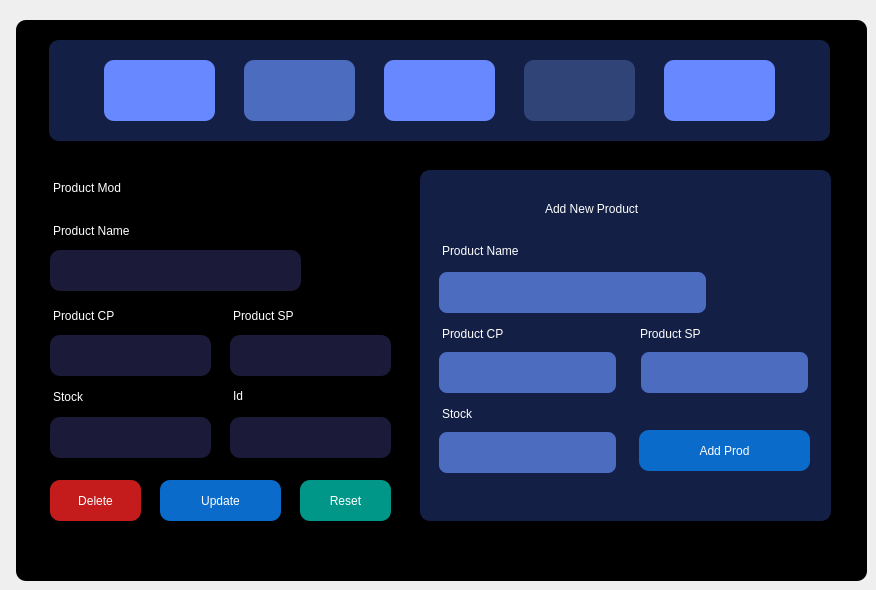
    <widget class="QWidget" name="tab_5">
     <attribute name="title">
      <string>Product Mod</string>
     </attribute>
     <widget class="QColumnView" name="columnView_10">
      <property name="geometry">
       <rect>
        <x>16</x>
        <y>20</y>
        <width>851</width>
        <height>561</height>
       </rect>
      </property>
      <property name="styleSheet">
       <string notr="true">background-color:rgb(0, 0, 0);
border-radius: 10px;</string>
      </property>
     </widget>
     <widget class="QColumnView" name="columnView_9">
      <property name="geometry">
       <rect>
        <x>49</x>
        <y>40</y>
        <width>781</width>
        <height>101</height>
       </rect>
      </property>
      <property name="styleSheet">
       <string notr="true">background-color: rgb(20, 31, 69);
border-radius: 10px;</string>
      </property>
     </widget>
     <widget class="QPushButton" name="navLogout3">
      <property name="geometry">
       <rect>
        <x>664</x>
        <y>60</y>
        <width>111</width>
        <height>61</height>
       </rect>
      </property>
      <property name="cursor">
       <cursorShape>PointingHandCursor</cursorShape>
      </property>
      <property name="toolTip">
       <string>Logout</string>
      </property>
      <property name="styleSheet">
       <string notr="true">QPushButton {
background-color: #6788FF; /* Background color */
font: 63 11pt &quot;Poppins SemiBold&quot;;
color: white; /* Text color */
outline: 0;
padding: 10px 20px; /* Padding for the button */
border: none; /* Remove default button border */
border-radius: 10px; /* Add some border-radius for a rounded appearance */
}
QPushButton:hover {
cursor: pointer; /* Change cursor to pointer on hover */
background-color: #4c6cbf;
}</string>
      </property>
      <property name="text">
       <string/>
      </property>
      <property name="icon">
       <iconset>
        <normaloff>../images/logout.svg</normaloff>../images/logout.svg</iconset>
      </property>
      <property name="iconSize">
       <size>
        <width>30</width>
        <height>35</height>
       </size>
      </property>
     </widget>
     <widget class="QPushButton" name="navProdMod3">
      <property name="geometry">
       <rect>
        <x>384</x>
        <y>60</y>
        <width>111</width>
        <height>61</height>
       </rect>
      </property>
      <property name="cursor">
       <cursorShape>PointingHandCursor</cursorShape>
      </property>
      <property name="toolTip">
       <string>Manage Orders</string>
      </property>
      <property name="styleSheet">
       <string notr="true">QPushButton {
background-color: #6788FF; /* Background color */
font: 63 11pt &quot;Poppins SemiBold&quot;;
color: white; /* Text color */
outline: 0;
padding: 10px 20px; /* Padding for the button */
border: none; /* Remove default button border */
border-radius: 10px; /* Add some border-radius for a rounded appearance */
}
QPushButton:hover {
cursor: pointer; /* Change cursor to pointer on hover */
background-color: #4c6cbf;
}</string>
      </property>
      <property name="text">
       <string/>
      </property>
      <property name="icon">
       <iconset>
        <normaloff>../images/clipboard-list.svg</normaloff>../images/clipboard-list.svg</iconset>
      </property>
      <property name="iconSize">
       <size>
        <width>35</width>
        <height>35</height>
       </size>
      </property>
     </widget>
     <widget class="QPushButton" name="navOrderEntryTwo">
      <property name="geometry">
       <rect>
        <x>104</x>
        <y>60</y>
        <width>111</width>
        <height>61</height>
       </rect>
      </property>
      <property name="cursor">
       <cursorShape>PointingHandCursor</cursorShape>
      </property>
      <property name="toolTip">
       <string>Order Entry</string>
      </property>
      <property name="styleSheet">
       <string notr="true">QPushButton {
background-color: #6788FF; /* Background color */
font: 63 11pt &quot;Poppins SemiBold&quot;;
color: white; /* Text color */
outline: 0;
padding: 10px 20px; /* Padding for the button */
border: none; /* Remove default button border */
border-radius: 10px; /* Add some border-radius for a rounded appearance */
}
QPushButton:hover {
cursor: pointer; /* Change cursor to pointer on hover */
background-color: #4c6cbf;
}</string>
      </property>
      <property name="text">
       <string/>
      </property>
      <property name="icon">
       <iconset>
        <normaloff>../images/shopping.svg</normaloff>../images/shopping.svg</iconset>
      </property>
      <property name="iconSize">
       <size>
        <width>35</width>
        <height>35</height>
       </size>
      </property>
     </widget>
     <widget class="QPushButton" name="navViewOrders3">
      <property name="enabled">
       <bool>true</bool>
      </property>
      <property name="geometry">
       <rect>
        <x>524</x>
        <y>60</y>
        <width>111</width>
        <height>61</height>
       </rect>
      </property>
      <property name="cursor">
       <cursorShape>ForbiddenCursor</cursorShape>
      </property>
      <property name="toolTip">
       <string>Sales Stats (disabled)</string>
      </property>
      <property name="styleSheet">
       <string notr="true">QPushButton {
background-color: #304478; /* Background color */
font: 63 11pt &quot;Poppins SemiBold&quot;;
color: white; /* Text color */
outline: 0;
padding: 10px 20px; /* Padding for the button */
border: none; /* Remove default button border */
border-radius: 10px; /* Add some border-radius for a rounded appearance */
}
QPushButton:hover {
cursor: pointer; /* Change cursor to pointer on hover */
background-color: #304478;
}</string>
      </property>
      <property name="text">
       <string/>
      </property>
      <property name="icon">
       <iconset>
        <normaloff>../images/receipt.svg</normaloff>../images/receipt.svg</iconset>
      </property>
      <property name="iconSize">
       <size>
        <width>35</width>
        <height>35</height>
       </size>
      </property>
     </widget>
     <widget class="QPushButton" name="navProdModTwo">
      <property name="geometry">
       <rect>
        <x>244</x>
        <y>60</y>
        <width>111</width>
        <height>61</height>
       </rect>
      </property>
      <property name="cursor">
       <cursorShape>ArrowCursor</cursorShape>
      </property>
      <property name="toolTip">
       <string>Product Mod</string>
      </property>
      <property name="styleSheet">
       <string notr="true">QPushButton {
background-color: #4c6cbf;
font: 63 11pt &quot;Poppins SemiBold&quot;;
color: white;
outline: 0;
padding: 10px 20px;
border: none;
border-radius: 10px;
}
QPushButton:hover {
cursor: pointer;
background-color: #4c6cbf;
}</string>
      </property>
      <property name="text">
       <string/>
      </property>
      <property name="icon">
       <iconset>
        <normaloff>../images/shelves.svg</normaloff>../images/shelves.svg</iconset>
      </property>
      <property name="iconSize">
       <size>
        <width>35</width>
        <height>35</height>
       </size>
      </property>
     </widget>
     <widget class="QGroupBox" name="groupBox_2">
      <property name="geometry">
       <rect>
        <x>420</x>
        <y>170</y>
        <width>411</width>
        <height>351</height>
       </rect>
      </property>
      <property name="font">
       <font>
        <family>Poppins</family>
        <pointsize>10</pointsize>
        <weight>50</weight>
        <italic>false</italic>
        <bold>false</bold>
       </font>
      </property>
      <property name="styleSheet">
       <string notr="true">    border-radius: 10px;
    gridline-color: #E0E0E0; /* Light grid lines */
    color: white; /* Dark text color */
    font: 10pt &quot;Poppins&quot;;
    background-color: rgb(20, 31, 69);
    border: 2px solid  rgb(20, 31, 69); </string>
      </property>
      <property name="title">
       <string/>
      </property>
      <widget class="QLabel" name="label_10">
       <property name="geometry">
        <rect>
         <x>120</x>
         <y>18</y>
         <width>201</width>
         <height>41</height>
        </rect>
       </property>
       <property name="styleSheet">
        <string notr="true">background-color:rgba(255, 255, 255, 0);
font: 63 15pt &quot;Poppins SemiBold&quot;;
color: white</string>
       </property>
       <property name="text">
        <string>Add New Product</string>
       </property>
      </widget>
      <widget class="QLabel" name="label_12">
       <property name="geometry">
        <rect>
         <x>17</x>
         <y>60</y>
         <width>161</width>
         <height>41</height>
        </rect>
       </property>
       <property name="styleSheet">
        <string notr="true">background-color:rgba(255, 255, 255, 0);
font: 63 11pt &quot;Poppins SemiBold&quot;;
color: white</string>
       </property>
       <property name="text">
        <string>Product Name</string>
       </property>
      </widget>
      <widget class="QLineEdit" name="prodAddNameInp">
       <property name="geometry">
        <rect>
         <x>17</x>
         <y>100</y>
         <width>271</width>
         <height>45</height>
        </rect>
       </property>
       <property name="font">
        <font>
         <family>Poppins SemiBold</family>
         <pointsize>12</pointsize>
         <weight>50</weight>
         <italic>false</italic>
         <bold>false</bold>
        </font>
       </property>
       <property name="styleSheet">
        <string notr="true">color: white;
font: 12pt &quot;Poppins SemiBold&quot;;
border-radius: 10px;
background-color: #4c6cbf;
padding: 7px 12px;</string>
       </property>
      </widget>
      <widget class="QLineEdit" name="prodAddSellingPriceInp">
       <property name="geometry">
        <rect>
         <x>219</x>
         <y>180</y>
         <width>171</width>
         <height>45</height>
        </rect>
       </property>
       <property name="styleSheet">
        <string notr="true">color: white;
font: 12pt &quot;Poppins SemiBold&quot;;
border-radius: 10px;
background-color: #4c6cbf;
padding: 7px 12px;</string>
       </property>
      </widget>
      <widget class="QLineEdit" name="prodAddCostPriceInp">
       <property name="geometry">
        <rect>
         <x>17</x>
         <y>180</y>
         <width>181</width>
         <height>45</height>
        </rect>
       </property>
       <property name="styleSheet">
        <string notr="true">color: white;
font: 12pt &quot;Poppins SemiBold&quot;;
border-radius: 10px;
background-color: #4c6cbf;
padding: 7px 12px;</string>
       </property>
      </widget>
      <widget class="QLabel" name="label_13">
       <property name="geometry">
        <rect>
         <x>215</x>
         <y>148</y>
         <width>131</width>
         <height>31</height>
        </rect>
       </property>
       <property name="styleSheet">
        <string notr="true">background-color:rgba(255, 255, 255, 0);
font: 63 11pt &quot;Poppins SemiBold&quot;;
color: white</string>
       </property>
       <property name="text">
        <string>Product SP</string>
       </property>
      </widget>
      <widget class="QLabel" name="label_14">
       <property name="geometry">
        <rect>
         <x>17</x>
         <y>148</y>
         <width>131</width>
         <height>31</height>
        </rect>
       </property>
       <property name="styleSheet">
        <string notr="true">background-color:rgba(255, 255, 255, 0);
font: 63 11pt &quot;Poppins SemiBold&quot;;
color: white</string>
       </property>
       <property name="text">
        <string>Product CP</string>
       </property>
      </widget>
      <widget class="QPushButton" name="prodAddBtn">
       <property name="geometry">
        <rect>
         <x>219</x>
         <y>260</y>
         <width>171</width>
         <height>41</height>
        </rect>
       </property>
       <property name="cursor">
        <cursorShape>PointingHandCursor</cursorShape>
       </property>
       <property name="styleSheet">
        <string notr="true">QPushButton#prodAddBtn {
background-color: #0b6bcb; /* Background color */
font: 63 11pt &quot;Poppins SemiBold&quot;;
color: white; /* Text color */
outline: 0;
padding: 10px 20px; /* Padding for the button */
border: none; /* Remove default button border */
border-radius: 10px; /* Add some border-radius for a rounded appearance */
}
QPushButton#prodAddBtn:hover {
cursor: pointer; /* Change cursor to pointer on hover */
background-color: #185ea5;
}
QPushButton#prodAddBtn:pressed,  /* Or QPushButton#prodAddBtn:active */
QPushButton#prodAddBtn:checked { /* If using checkable buttons */
    background-color: #335599; /* Example darker blue active color */
    /* Add other styles as needed, e.g., border, text color */
}</string>
       </property>
       <property name="text">
        <string>Add Prod</string>
       </property>
      </widget>
      <widget class="QLabel" name="label_15">
       <property name="geometry">
        <rect>
         <x>17</x>
         <y>228</y>
         <width>131</width>
         <height>31</height>
        </rect>
       </property>
       <property name="styleSheet">
        <string notr="true">background-color:rgba(255, 255, 255, 0);
font: 63 11pt &quot;Poppins SemiBold&quot;;
color: white</string>
       </property>
       <property name="text">
        <string>Stock</string>
       </property>
      </widget>
      <widget class="QLineEdit" name="prodAddQuantityInp">
       <property name="geometry">
        <rect>
         <x>17</x>
         <y>260</y>
         <width>181</width>
         <height>45</height>
        </rect>
       </property>
       <property name="styleSheet">
        <string notr="true">color: white;
font: 12pt &quot;Poppins SemiBold&quot;;
border-radius: 10px;
background-color: #4c6cbf;
padding: 7px 12px;</string>
       </property>
      </widget>
     </widget>
     <widget class="QLabel" name="label_4">
      <property name="geometry">
       <rect>
        <x>53</x>
        <y>167</y>
        <width>321</width>
        <height>41</height>
       </rect>
      </property>
      <property name="styleSheet">
       <string notr="true">background-color:rgba(255, 255, 255, 0);
font: 63 30pt &quot;Poppins SemiBold&quot;;
color: white;</string>
      </property>
      <property name="text">
       <string>Product Mod</string>
      </property>
     </widget>
     <widget class="QLabel" name="prodNameLabel">
      <property name="geometry">
       <rect>
        <x>53</x>
        <y>210</y>
        <width>111</width>
        <height>41</height>
       </rect>
      </property>
      <property name="styleSheet">
       <string notr="true">background-color:rgba(255, 255, 255, 0);
font: 63 11pt &quot;Poppins SemiBold&quot;;
color: white</string>
      </property>
      <property name="text">
       <string>Product Name</string>
      </property>
     </widget>
     <widget class="QLabel" name="label_7">
      <property name="geometry">
       <rect>
        <x>53</x>
        <y>295</y>
        <width>91</width>
        <height>41</height>
       </rect>
      </property>
      <property name="styleSheet">
       <string notr="true">background-color:rgba(255, 255, 255, 0);
font: 63 11pt &quot;Poppins SemiBold&quot;;
color: white</string>
      </property>
      <property name="text">
       <string>Product CP</string>
      </property>
     </widget>
     <widget class="QLabel" name="label_8">
      <property name="geometry">
       <rect>
        <x>233</x>
        <y>295</y>
        <width>101</width>
        <height>41</height>
       </rect>
      </property>
      <property name="styleSheet">
       <string notr="true">background-color:rgba(255, 255, 255, 0);
font: 63 11pt &quot;Poppins SemiBold&quot;;
color: white</string>
      </property>
      <property name="text">
       <string>Product SP</string>
      </property>
     </widget>
     <widget class="QLineEdit" name="prodModCostPriceInp">
      <property name="geometry">
       <rect>
        <x>50</x>
        <y>335</y>
        <width>161</width>
        <height>41</height>
       </rect>
      </property>
      <property name="styleSheet">
       <string notr="true">color: white;
font: 12pt &quot;Poppins SemiBold&quot;;
border-radius: 10px;
background-color:rgb(27, 26, 56);
padding: 7px 12px;</string>
      </property>
     </widget>
     <widget class="QLineEdit" name="prodModSellingPriceInp">
      <property name="geometry">
       <rect>
        <x>230</x>
        <y>335</y>
        <width>161</width>
        <height>41</height>
       </rect>
      </property>
      <property name="styleSheet">
       <string notr="true">color: white;
font: 12pt &quot;Poppins SemiBold&quot;;
border-radius: 10px;
background-color:rgb(27, 26, 56);
padding: 7px 12px;</string>
      </property>
     </widget>
     <widget class="QPushButton" name="prodModUpdateBtn">
      <property name="geometry">
       <rect>
        <x>160</x>
        <y>480</y>
        <width>121</width>
        <height>41</height>
       </rect>
      </property>
      <property name="cursor">
       <cursorShape>PointingHandCursor</cursorShape>
      </property>
      <property name="styleSheet">
       <string notr="true">QPushButton#prodModUpdateBtn {
background-color: #0b6bcb; /* Background color */
font: 63 11pt &quot;Poppins SemiBold&quot;;
color: white; /* Text color */
outline: 0;
padding: 10px 20px; /* Padding for the button */
border: none; /* Remove default button border */
border-radius: 10px; /* Add some border-radius for a rounded appearance */
}
QPushButton#prodModUpdateBtn:hover {
cursor: pointer; /* Change cursor to pointer on hover */
background-color: #185ea5;
}</string>
      </property>
      <property name="text">
       <string>Update</string>
      </property>
     </widget>
     <widget class="QPushButton" name="prodModDeleteBtn">
      <property name="geometry">
       <rect>
        <x>50</x>
        <y>480</y>
        <width>91</width>
        <height>41</height>
       </rect>
      </property>
      <property name="cursor">
       <cursorShape>PointingHandCursor</cursorShape>
      </property>
      <property name="styleSheet">
       <string notr="true">QPushButton#prodModDeleteBtn {
background-color: #c41c1c; /* Background color */
font: 63 11pt &quot;Poppins SemiBold&quot;;
color: white; /* Text color */
outline: 0;
padding: 10px 20px; /* Padding for the button */
border: none; /* Remove default button border */
border-radius: 10px; /* Add some border-radius for a rounded appearance */
transition: all 0.3s;
}
QPushButton#prodModDeleteBtn:hover {
cursor: pointer; /* Change cursor to pointer on hover */
background-color: #a51818;
}</string>
      </property>
      <property name="text">
       <string>Delete</string>
      </property>
     </widget>
     <widget class="QLineEdit" name="prodModQuantityInp">
      <property name="geometry">
       <rect>
        <x>50</x>
        <y>417</y>
        <width>161</width>
        <height>41</height>
       </rect>
      </property>
      <property name="styleSheet">
       <string notr="true">color: white;
font: 12pt &quot;Poppins SemiBold&quot;;
border-radius: 10px;
background-color:rgb(27, 26, 56);
padding: 7px 12px;</string>
      </property>
     </widget>
     <widget class="QLabel" name="label_11">
      <property name="geometry">
       <rect>
        <x>53</x>
        <y>386</y>
        <width>91</width>
        <height>21</height>
       </rect>
      </property>
      <property name="styleSheet">
       <string notr="true">background-color:rgba(255, 255, 255, 0);
font: 63 11pt &quot;Poppins SemiBold&quot;;
color: white</string>
      </property>
      <property name="text">
       <string>Stock</string>
      </property>
     </widget>
     <widget class="QComboBox" name="prodModNameSel">
      <property name="geometry">
       <rect>
        <x>50</x>
        <y>250</y>
        <width>251</width>
        <height>41</height>
       </rect>
      </property>
      <property name="focusPolicy">
       <enum>Qt::ClickFocus</enum>
      </property>
      <property name="styleSheet">
       <string notr="true">QComboBox#prodModNameSel {
  border-radius: 10px;
  background-color: rgb(27, 26, 56);
  font: 12pt &quot;Poppins SemiBold&quot;;
  padding: 7px 12px;
  color: white;
}

QComboBox#prodModNameSel::drop-down {
  border-radius: 10px;
}

QComboBox QAbstractItemView {
  background-color: #292D3E;
  padding-top: 3px;
  padding-bottom: 3px;
  padding-left: 12px;
  padding-right:12px;
  border-radius: 10px;
  color: white;
}

/* Hide vertical scrollbar */
QComboBox QScrollBar:vertical {
  width: 0px; /* Hides the scrollbar track */
  background: none; /* Optional: removes background color for better invisibility */
}

/* Hide horizontal scrollbar (optional) */
QComboBox QScrollBar:horizontal {
  height: 0px; /* Hides the scrollbar track */
  background: none; /* Optional: removes background color for better invisibility */
}</string>
      </property>
      <property name="editable">
       <bool>true</bool>
      </property>
      <property name="currentText">
       <string/>
      </property>
     </widget>
     <widget class="QLabel" name="prodModInfoLbl">
      <property name="geometry">
       <rect>
        <x>220</x>
        <y>540</y>
        <width>441</width>
        <height>30</height>
       </rect>
      </property>
      <property name="styleSheet">
       <string notr="true">background-color:rgba(255, 255, 255, 0);
font: 63 11pt &quot;Poppins SemiBold&quot;;
/*color: red;
color: #27e86f;*/</string>
      </property>
      <property name="text">
       <string/>
      </property>
      <property name="alignment">
       <set>Qt::AlignCenter</set>
      </property>
     </widget>
     <widget class="QLineEdit" name="prodModIdInp">
      <property name="geometry">
       <rect>
        <x>230</x>
        <y>417</y>
        <width>161</width>
        <height>41</height>
       </rect>
      </property>
      <property name="styleSheet">
       <string notr="true">color: red;
font: 12pt &quot;Poppins SemiBold&quot;;
border-radius: 10px;
background-color:rgb(27, 26, 56);
padding: 7px 12px;</string>
      </property>
      <property name="text">
       <string/>
      </property>
      <property name="readOnly">
       <bool>true</bool>
      </property>
     </widget>
     <widget class="QLabel" name="label_16">
      <property name="geometry">
       <rect>
        <x>233</x>
        <y>386</y>
        <width>91</width>
        <height>20</height>
       </rect>
      </property>
      <property name="styleSheet">
       <string notr="true">background-color:rgba(255, 255, 255, 0);
font: 63 11pt &quot;Poppins SemiBold&quot;;
color: white</string>
      </property>
      <property name="text">
       <string>Id</string>
      </property>
     </widget>
     <widget class="QPushButton" name="prodModResetBtn">
      <property name="geometry">
       <rect>
        <x>300</x>
        <y>480</y>
        <width>91</width>
        <height>41</height>
       </rect>
      </property>
      <property name="cursor">
       <cursorShape>PointingHandCursor</cursorShape>
      </property>
      <property name="styleSheet">
       <string notr="true">QPushButton#prodModResetBtn {
background-color: #009688; /* Background color */
font: 63 11pt &quot;Poppins SemiBold&quot;;
color: white; /* Text color */
outline: 0;
padding: 10px 20px; /* Padding for the button */
border: none; /* Remove default button border */
border-radius: 10px; /* Add some border-radius for a rounded appearance */
transition: all 0.3s;
}
QPushButton#prodModResetBtn:hover {
cursor: pointer; /* Change cursor to pointer on hover */
background-color: #00897b;
}</string>
      </property>
      <property name="text">
       <string>Reset</string>
      </property>
     </widget>
    </widget>
